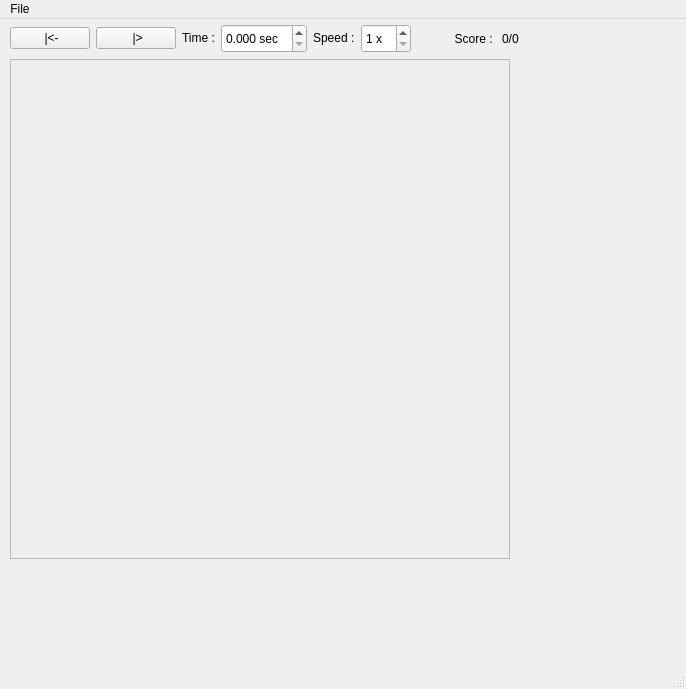
<?xml version="1.0" encoding="UTF-8"?>
<ui version="4.0">
 <class>MainWindow</class>
 <widget class="QMainWindow" name="MainWindow">
  <property name="geometry">
   <rect>
    <x>0</x>
    <y>0</y>
    <width>686</width>
    <height>689</height>
   </rect>
  </property>
  <property name="sizePolicy">
   <sizepolicy hsizetype="Minimum" vsizetype="Minimum">
    <horstretch>0</horstretch>
    <verstretch>0</verstretch>
   </sizepolicy>
  </property>
  <property name="minimumSize">
   <size>
    <width>200</width>
    <height>200</height>
   </size>
  </property>
  <property name="windowTitle">
   <string>PIN-2022 serie 01</string>
  </property>
  <property name="autoFillBackground">
   <bool>true</bool>
  </property>
  <widget class="QWidget" name="centralwidget">
   <property name="sizePolicy">
    <sizepolicy hsizetype="MinimumExpanding" vsizetype="MinimumExpanding">
     <horstretch>0</horstretch>
     <verstretch>0</verstretch>
    </sizepolicy>
   </property>
   <property name="minimumSize">
    <size>
     <width>400</width>
     <height>400</height>
    </size>
   </property>
   <property name="autoFillBackground">
    <bool>false</bool>
   </property>
   <property name="styleSheet">
    <string notr="true"/>
   </property>
   <widget class="QWidget" name="layoutWidget">
    <property name="geometry">
     <rect>
      <x>10</x>
      <y>4</y>
      <width>571</width>
      <height>31</height>
     </rect>
    </property>
    <layout class="QHBoxLayout" name="horizontalLayout">
     <property name="leftMargin">
      <number>0</number>
     </property>
     <property name="topMargin">
      <number>0</number>
     </property>
     <item>
      <widget class="QPushButton" name="ResetButton">
       <property name="toolTip">
        <string>&lt;html&gt;&lt;head/&gt;&lt;body&gt;&lt;p&gt;Reset&lt;/p&gt;&lt;/body&gt;&lt;/html&gt;</string>
       </property>
       <property name="text">
        <string> |&lt;-</string>
       </property>
      </widget>
     </item>
     <item>
      <widget class="QPushButton" name="StartButton">
       <property name="toolTip">
        <string>&lt;html&gt;&lt;head/&gt;&lt;body&gt;&lt;p&gt;Start / pause&lt;/p&gt;&lt;/body&gt;&lt;/html&gt;</string>
       </property>
       <property name="text">
        <string> |&gt;</string>
       </property>
       <property name="checkable">
        <bool>true</bool>
       </property>
      </widget>
     </item>
     <item>
      <widget class="QLabel" name="label_3">
       <property name="sizePolicy">
        <sizepolicy hsizetype="Fixed" vsizetype="Fixed">
         <horstretch>0</horstretch>
         <verstretch>0</verstretch>
        </sizepolicy>
       </property>
       <property name="text">
        <string>Time :</string>
       </property>
      </widget>
     </item>
     <item>
      <widget class="QDoubleSpinBox" name="doubleSpinBox">
       <property name="sizePolicy">
        <sizepolicy hsizetype="Minimum" vsizetype="Fixed">
         <horstretch>0</horstretch>
         <verstretch>0</verstretch>
        </sizepolicy>
       </property>
       <property name="minimumSize">
        <size>
         <width>75</width>
         <height>29</height>
        </size>
       </property>
       <property name="toolTip">
        <string>&lt;html&gt;&lt;head/&gt;&lt;body&gt;&lt;p&gt;Elapsed time&lt;/p&gt;&lt;/body&gt;&lt;/html&gt;</string>
       </property>
       <property name="suffix">
        <string> sec</string>
       </property>
       <property name="decimals">
        <number>3</number>
       </property>
      </widget>
     </item>
     <item>
      <widget class="QLabel" name="label_2">
       <property name="sizePolicy">
        <sizepolicy hsizetype="Fixed" vsizetype="Fixed">
         <horstretch>0</horstretch>
         <verstretch>0</verstretch>
        </sizepolicy>
       </property>
       <property name="text">
        <string>Speed :</string>
       </property>
      </widget>
     </item>
     <item>
      <widget class="QSpinBox" name="spinBox">
       <property name="sizePolicy">
        <sizepolicy hsizetype="Fixed" vsizetype="Fixed">
         <horstretch>0</horstretch>
         <verstretch>0</verstretch>
        </sizepolicy>
       </property>
       <property name="minimumSize">
        <size>
         <width>0</width>
         <height>29</height>
        </size>
       </property>
       <property name="toolTip">
        <string>&lt;html&gt;&lt;head/&gt;&lt;body&gt;&lt;p&gt;Speed multiplier&lt;/p&gt;&lt;/body&gt;&lt;/html&gt;</string>
       </property>
       <property name="suffix">
        <string> x</string>
       </property>
       <property name="minimum">
        <number>1</number>
       </property>
       <property name="maximum">
        <number>10</number>
       </property>
      </widget>
     </item>
     <item>
      <widget class="QLabel" name="label">
       <property name="text">
        <string>Score : </string>
       </property>
       <property name="alignment">
        <set>Qt::AlignRight|Qt::AlignTrailing|Qt::AlignVCenter</set>
       </property>
      </widget>
     </item>
     <item>
      <widget class="QLabel" name="Score_Display">
       <property name="toolTip">
        <string>&lt;html&gt;&lt;head/&gt;&lt;body&gt;&lt;p&gt;Score&lt;/p&gt;&lt;/body&gt;&lt;/html&gt;</string>
       </property>
       <property name="text">
        <string>0/0</string>
       </property>
      </widget>
     </item>
    </layout>
   </widget>
   <widget class="Canvas" name="frame">
    <property name="geometry">
     <rect>
      <x>10</x>
      <y>40</y>
      <width>500</width>
      <height>500</height>
     </rect>
    </property>
    <property name="sizePolicy">
     <sizepolicy hsizetype="Expanding" vsizetype="Expanding">
      <horstretch>0</horstretch>
      <verstretch>0</verstretch>
     </sizepolicy>
    </property>
    <property name="minimumSize">
     <size>
      <width>200</width>
      <height>200</height>
     </size>
    </property>
    <property name="maximumSize">
     <size>
      <width>4000</width>
      <height>4000</height>
     </size>
    </property>
    <property name="autoFillBackground">
     <bool>false</bool>
    </property>
    <property name="styleSheet">
     <string notr="true">background-color:&quot;darkgray&quot;;</string>
    </property>
    <property name="frameShape">
     <enum>QFrame::StyledPanel</enum>
    </property>
    <property name="frameShadow">
     <enum>QFrame::Raised</enum>
    </property>
   </widget>
  </widget>
  <widget class="QMenuBar" name="menubar">
   <property name="geometry">
    <rect>
     <x>0</x>
     <y>0</y>
     <width>686</width>
     <height>25</height>
    </rect>
   </property>
   <widget class="QMenu" name="menu">
    <property name="minimumSize">
     <size>
      <width>0</width>
      <height>0</height>
     </size>
    </property>
    <property name="title">
     <string>File</string>
    </property>
    <property name="icon">
     <iconset theme="folder">
      <normaloff>.</normaloff>.</iconset>
    </property>
    <addaction name="actionOpen_state"/>
    <addaction name="actionOpen_timeline"/>
    <addaction name="actionSave_state"/>
    <addaction name="actionQuit"/>
   </widget>
   <addaction name="menu"/>
  </widget>
  <widget class="QStatusBar" name="statusbar"/>
  <action name="actionOpen_state">
   <property name="text">
    <string>Open state</string>
   </property>
  </action>
  <action name="actionOpen_timeline">
   <property name="text">
    <string>Open timeline</string>
   </property>
  </action>
  <action name="actionSave_state">
   <property name="text">
    <string>Save state</string>
   </property>
  </action>
  <action name="actionQuit">
   <property name="text">
    <string>Quit</string>
   </property>
  </action>
 </widget>
 <customwidgets>
  <customwidget>
   <class>Canvas</class>
   <extends>QFrame</extends>
   <header>canvas.h</header>
   <container>1</container>
  </customwidget>
 </customwidgets>
 <resources/>
 <connections/>
</ui>
